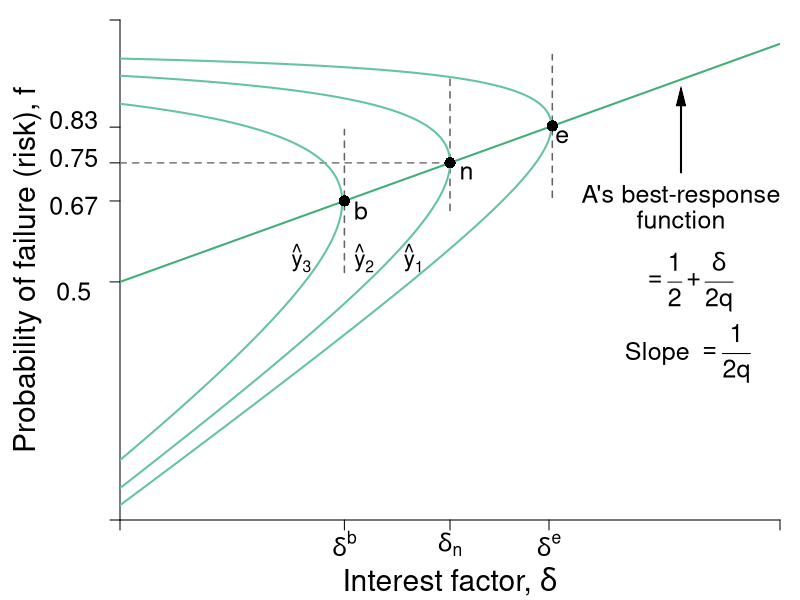

R code for this plot:
#Graph Designer: Simon Halliday
#Authors: Bowles, Foley and Halliday
#Title: Coordination, Conflict and Competition: A Text in Microeconomics

library(shape)
pdf(file = "credit/non_contractual_brf_part_b.pdf", width = 8, height = 6)

#Set parameters for graphics
axislabelsize <- 1.8
labelsize <- 1.5
namesize <- 1.8
annotatesize <- 1.5
graphlinewidth <- 2
segmentlinewidth <- 1.5

COL <- c("#7fc97f", "#beaed4", "#fdc086", "#ffff99", "#386cb0", "#f0027f", "#bf5b17", "#666666")
COLA <- c("#e0f3db", "#99d8c9","#66c2a4","#41ae76", "#238b45", "#005824")
COLB <- c("#c6dbef", "#4eb3d3", "#2b8cbe", "#0868ac","#084081")
grays <- gray.colors(25, start = 1, end = 0, alpha = 1)

#Edited the margins to cater for the larger LHS labels
par(mar =  c(4, 6, 1, 1))

brfFn <- function(delta, mu = 1) {
  .5 + (delta / (2 * mu)) 
}

isoreturnFn <- function(delta, pi=0.125) {
  1 - (pi)/delta
}


yFn <- function(d1, f1, mu = 1){
  mu*f1*(1 - f1) - d1*(1 - f1)
}

ylow <- function(delta, mu = 1, ybar = 0.03){
  (-sqrt(delta^2 - 2*delta*mu + mu^2 - 4*mu*ybar) + delta + mu)/(2*mu)
}

yhigh <- function(delta, mu = 1, ybar = 0.03){
  (sqrt(delta^2 - 2*delta*mu + mu^2 - 4*mu*ybar) + delta + mu)/(2*mu)
}

xlims <- c(0, 1)
ylims <- c(0, 1.05)

npts <- 501 
d1 <- seq(xlims[1], xlims[2], length.out = npts)
f1 <- seq(ylims[1], ylims[2], length.out = npts) 
a <- c(0.03, 0.0625, 0.11)

plot(0, 0, xlim = xlims, ylim = ylims, type = "n",
     xlab = expression(paste("")),
     ylab = expression(paste("")), 
     xaxt = "n", 
     yaxt = "n", 
     cex.lab = axislabelsize, 
     bty = "n", 
     xaxs = "i", 
     yaxs = "i"
)


# ticksy <- seq(from = 0, to = ylims[2], by = 0.1)
# ylabels <- seq(from = 0, to = ylims[2], by = 0.1)
# ticksx <- seq(from = 0, to = xlims[2], by = 0.1)
# xlabels <- seq(from = 0, to = xlims[2], by = 0.1)
ticksy <- c(ylims[1], 0.5, brfFn(delta = 0.34), brfFn(delta = 0.5), brfFn(delta = 0.65), ylims[2])
ylabels <- c(NA, NA, NA, NA, NA, NA, NA)
#ylabels <- c(NA, expression(paste(f == frac(1,2))), expression(paste(f^d)), expression(paste(f*(delta^L) )),  expression(paste(f*(delta^n) == frac(3,4))),expression(paste(f*(delta^H) )), expression(paste(f^e)), NA)
ticksx <- c(xlims[1], 0.34, 0.5, 0.65, xlims[2])
xlabels <- c(NA,  expression(paste(delta^b)), expression(paste(delta[n])), expression(paste(delta^e)), NA)

axis(1, at = ticksx, pos = 0, labels = xlabels, cex.axis = labelsize)
axis(2, at = ticksy, pos = 0, labels = ylabels, las = 1,cex.axis = labelsize)

#ylabels <- c(NA, expression(paste(f == frac(1,2))), expression(paste(f^d)), expression(paste(f*(delta^L) )),  expression(paste(f*(delta^n) == frac(3,4))),expression(paste(f*(delta^H) )), expression(paste(f^e)), NA)
# text(-0.0905, 0.48, expression(paste(frac(1,2) == f)), cex = labelsize, xpd =TRUE)
# # text(-0.05, 0.58, expression(paste(f^d)), cex = labelsize, xpd =TRUE)
# text(-0.07, 0.66, expression(paste(f*(delta^L) )), cex = labelsize, xpd =TRUE)
# text(-0.105, 0.76, expression(paste(frac(3,4) == f*(delta^n) )), cex = labelsize, xpd =TRUE)
# text(-0.07, 0.84, expression(paste(f*(delta^n))), cex = labelsize, xpd =TRUE)
# text(-0.07, 0.93, expression(paste(f*(delta^H) )), cex = labelsize, xpd =TRUE)
# text(-0.05, 1.05, expression(paste(f^e)), cex = labelsize, xpd =TRUE)
# 
# y-labels with numeric values
text(-0.07, 0.48, expression(paste(0.50)), cex = labelsize, xpd = TRUE)
# text(-0.07, 0.58, expression(paste(0.57)), cex = labelsize, xpd = TRUE)
text(-0.07, 0.66, expression(paste(0.67)), cex = labelsize, xpd = TRUE)
text(-0.07, 0.76, expression(paste(0.75)), cex = labelsize, xpd = TRUE)
text(-0.07, 0.84, expression(paste(0.83)), cex = labelsize, xpd = TRUE)
# text(-0.07, 0.93, expression(paste(0.93)), cex = labelsize, xpd = TRUE)
# text(-0.07, 1.05, expression(paste(1.05)), cex = labelsize, xpd =TRUE)

npts <- 503 
xx1 <- seq(xlims[1], xlims[2], length.out = npts)
xx2 <- seq(0, 1, length.out = npts)

#Draw the graphs
lines(xx1, brfFn(xx1), col = COLA[4], lwd = graphlinewidth)

#Axis labels
mtext(expression(paste("Interest factor, ", delta)), side = 1, line = 3, cex = axislabelsize)
text(-0.14, 0.5*(ylims[2]), expression(paste("Probability of failure (risk), ", f)), xpd = TRUE, cex = axislabelsize, srt = 90) 



segments(0.5, 0.65, 0.5, yhigh(delta = 0.5), lty = 2, col = grays[22] , lwd = segmentlinewidth)
#segments(0, yhigh(delta = 0.5), 0.5, yhigh(delta = 0.5), lty = 2, col = grays[20] , lwd = segmentlinewidth)
#segments(0, ylow(delta = 0.5), 0.5, ylow(delta = 0.5), lty = 2, col = grays[20] , lwd = segmentlinewidth)

segments(0.34, brfFn(delta = 0.34) - 0.15, 0.34, brfFn(delta = 0.34) + 0.15, lty = 2, col = grays[22] , lwd = segmentlinewidth)
segments(0.655, brfFn(delta = 0.655) - 0.15, 0.655, brfFn(delta = 0.655) + 0.15, lty = 2, col = grays[22] , lwd = segmentlinewidth)
segments(0, brfFn(delta = 0.5), 0.5, brfFn(delta = 0.5), lty = 2, col = grays[20] , lwd = segmentlinewidth)

# 
# segments(8, 0, 8,indiffA(x = 8)  , lty = 2, col = "gray" , lwd = segmentlinewidth)
# segments(0, indiffA(x = 8) , 8,indiffA(x = 8)  , lty = 2, col = "gray" , lwd = segmentlinewidth)

#Contour lines
contour(d1, f1,
        outer(d1, f1, yFn),
        drawlabels = FALSE,
        col = COLA[3],
        lwd = graphlinewidth,
        levels = a,
        xaxs = "i",
        yaxs = "i",
        add = TRUE)

text(0.5 + 0.025, brfFn(delta = 0.5) - 0.02, expression(paste(n)), cex = labelsize)
points(0.5, brfFn(delta = 0.5), pch = 16, col = "black", cex = 1.5)
text(0.34 + 0.025, brfFn(delta = 0.34) - 0.02, expression(paste(b)), cex = labelsize)
points(0.34, brfFn(delta = 0.34), pch = 16, col = "black", cex = 1.5)
text(0.65 + 0.02, brfFn(delta = 0.65) - 0.02, expression(paste(e)), cex = labelsize)
points(0.655, brfFn(delta = 0.655), pch = 16, col = "black", cex = 1.5)


#points(0.32, 0.58, pch = 16, col = "black", cex = 1.5)
#text(0.33, 0.56, expression(paste(g)), cex = labelsize)

#points(0.32, 0.93, pch = 16, col = "black", cex = 1.5)
#text(0.33, 0.56, expression(paste(g)), cex = labelsize)

# text(0.5+ 0.02, ylow(delta = 0.5) - 0.02, expression(paste(d)), cex = labelsize)
# points(0.5, ylow(delta = 0.5), pch = 16, col = "black", cex = 1.5)
# text(0.5+ 0.02, yhigh(delta = 0.5) - 0.025, expression(paste(e)), cex = labelsize)
# points(0.5, yhigh(delta = 0.5), pch = 16, col = "black", cex = 1.5)

#text(0.65, 1.01, expression(paste("Iso-expected income curves")), cex = labelsize)


text(0.445, 0.55, expression(paste(hat(y)[1])), cex = labelsize - 0.15)
text(0.37, 0.55, expression(paste(hat(y)[2])), cex = labelsize - 0.15)
text(0.275, 0.55, expression(paste(hat(y)[3])), cex = labelsize - 0.15)

# text(0.3, 1.01, expression(paste(y[1] == y^L)), cex = labelsize)
# text(0.3, 0.88, expression(paste(y[2] == y^{NE})), cex = labelsize)
# text(0.2, 0.75, expression(paste(y[3] == y^H)), cex = labelsize)
# text(0.4, 0.22, expression(Slope), cex = labelsize)
# text(0.4, 0.14, expression(paste(-mrs(delta, f) == frac(1 - f, q*(1 - 2*f) + delta))), cex = labelsize)
# Arrows(0.4, 0.24, 0.4, 0.4, col = "black", lty = 1, lwd = 2, arr.type = "triangle", arr.lwd = 0.5)

text(0.85, 0.68, expression(paste("A's best-response")), cex = labelsize, xpd  = TRUE)
text(0.85, 0.63, expression(paste("function")), cex = labelsize, xpd  = TRUE)

text(0.86, 0.5, expression(paste(phantom() == frac(1,2) + frac(delta, 2*q))), cex = labelsize, xpd  = TRUE)

text(0.86, 0.35, expression(paste("Slope ", phantom() == frac(1, 2*q))), cex = labelsize, xpd  = TRUE)
Arrows(0.85, 0.73, 0.85, 0.89, col = "black", lty = 1, lwd = 2, arr.type = "triangle", arr.lwd = 0.5)

dev.off()
